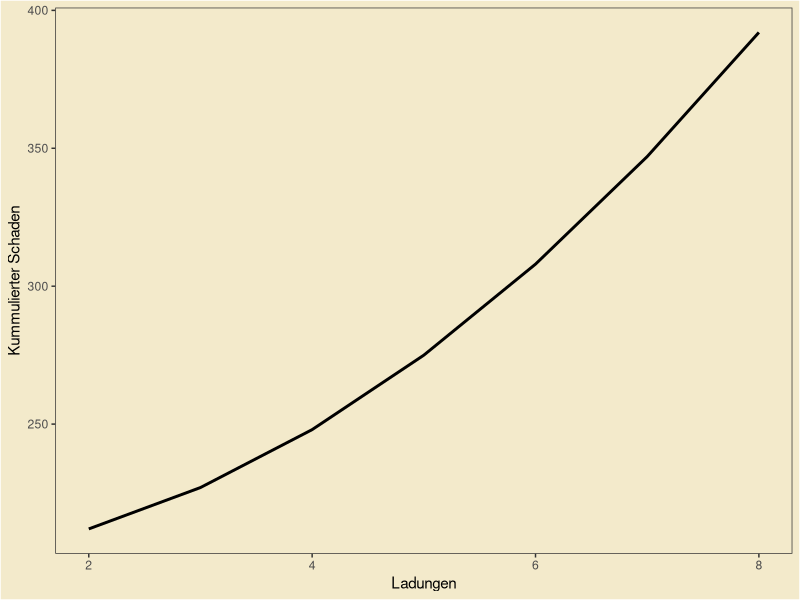

Reproduce this figure in R.
## ---- chunk 1
library(ggplot2)

Maxschaden=200
Ladungen=c(2:8)
ll=data.frame(Maxschaden,Ladungen)
ll$SchadenRunde=Maxschaden/Ladungen+((Maxschaden/100)*Ladungen*1.5)
ll$SchadenGesamt=ll$SchadenRunde*c(2:8)

ggplot(ll,aes(x=Ladungen,y=SchadenGesamt))+geom_line(size=1) + theme_bw() +
  theme(panel.grid.major = element_line(linetype = "blank"), 
    panel.grid.minor = element_line(linetype = "blank"), 
    panel.background = element_rect(fill = "#F3EACB"), 
    plot.background = element_rect(fill = "#F3EACB"))+
  labs(y="Kummulierter Schaden",main="Darstellung für Tier 1")

## ---- chunk 2
Differenz<-seq(10,70,20)
Stufe<-c(1,2,3,4)
ll<-data.frame(Differenz,Stufe)
knitr::kable(ll,align = "cc")
## ---- chunk 3
Differenz<-c(10,20,30,40,50)
Wahrscheinlichkeit<-c(20,15,10,5,0)
ll<-data.frame(Differenz,Wahrscheinlichkeit)
colnames(ll)[2]<-"Wahrscheinlichkeit in %"
knitr::kable(ll,align = "cc")
## ---- chunk 4
Wert<-seq(0,50,5)
Sprachkenntniss=0:10

ll<-data.frame(Wert,Sprachkenntniss)
knitr::kable(ll,align = "cc")
